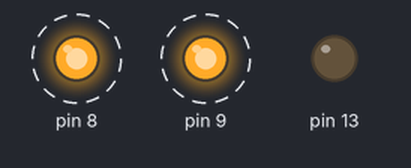
Bench run of a sketch on a simulated Arduino Uno, built with avr-gcc and run on an emulated ATmega328P. On the bench: output pins drawn as LEDs (lit = HIGH). Dashed ring = blinking. What the sketch prints to the serial monitor is not drawn.

Above: at 0.2 s.
Timing chart, 0 to 3.0 s (numbered marks = the images above):
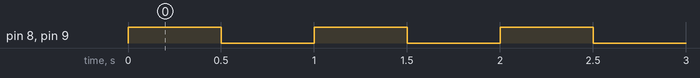

The sketch:

Nano_prueba.ino
```cpp
void setup() {
  pinMode(13, OUTPUT);
  pinMode(8, OUTPUT);
  pinMode(9, OUTPUT);
  Serial.begin(9600);
}

void loop() {
  //digitalWrite(13, HIGH);
  digitalWrite(8, HIGH);
  digitalWrite(9, HIGH);
  Serial.println("Leds encendidos");
  delay(500);
  //digitalWrite(13, LOW);
  digitalWrite(8, LOW);
  digitalWrite(9, LOW);
  Serial.println("Leds apagados");
  delay(500);


}
```

Measured:
- by itself, pin 8, pin 9: alternates HIGH for 0.50 s and LOW for 0.50 s
